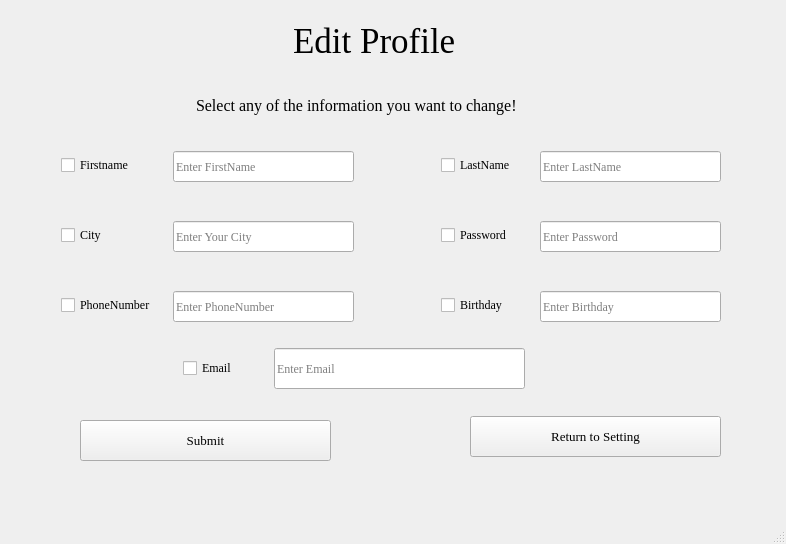
<?xml version="1.0" encoding="UTF-8"?>
<ui version="4.0">
 <class>MainWindow</class>
 <widget class="QMainWindow" name="MainWindow">
  <property name="geometry">
   <rect>
    <x>0</x>
    <y>0</y>
    <width>786</width>
    <height>544</height>
   </rect>
  </property>
  <property name="windowTitle">
   <string>MainWindow</string>
  </property>
  <widget class="QWidget" name="centralwidget">
   <widget class="QLabel" name="edit_profile_label">
    <property name="geometry">
     <rect>
      <x>293</x>
      <y>20</y>
      <width>201</width>
      <height>41</height>
     </rect>
    </property>
    <property name="font">
     <font>
      <family>Times New Roman</family>
      <pointsize>26</pointsize>
     </font>
    </property>
    <property name="text">
     <string>Edit Profile</string>
    </property>
   </widget>
   <widget class="QLineEdit" name="firstname">
    <property name="geometry">
     <rect>
      <x>173</x>
      <y>151</y>
      <width>181</width>
      <height>31</height>
     </rect>
    </property>
    <property name="font">
     <font>
      <family>Times New Roman</family>
      <pointsize>9</pointsize>
     </font>
    </property>
    <property name="placeholderText">
     <string>Enter FirstName</string>
    </property>
   </widget>
   <widget class="QLineEdit" name="lastname">
    <property name="geometry">
     <rect>
      <x>540</x>
      <y>151</y>
      <width>181</width>
      <height>31</height>
     </rect>
    </property>
    <property name="font">
     <font>
      <family>Times New Roman</family>
      <pointsize>9</pointsize>
     </font>
    </property>
    <property name="placeholderText">
     <string>Enter LastName</string>
    </property>
   </widget>
   <widget class="QLineEdit" name="city">
    <property name="geometry">
     <rect>
      <x>173</x>
      <y>221</y>
      <width>181</width>
      <height>31</height>
     </rect>
    </property>
    <property name="font">
     <font>
      <family>Times New Roman</family>
      <pointsize>9</pointsize>
     </font>
    </property>
    <property name="placeholderText">
     <string>Enter Your City</string>
    </property>
   </widget>
   <widget class="QLineEdit" name="email">
    <property name="geometry">
     <rect>
      <x>274</x>
      <y>348</y>
      <width>251</width>
      <height>41</height>
     </rect>
    </property>
    <property name="font">
     <font>
      <family>Times New Roman</family>
      <pointsize>9</pointsize>
     </font>
    </property>
    <property name="placeholderText">
     <string>Enter Email</string>
    </property>
   </widget>
   <widget class="QLineEdit" name="phonenumber">
    <property name="geometry">
     <rect>
      <x>173</x>
      <y>291</y>
      <width>181</width>
      <height>31</height>
     </rect>
    </property>
    <property name="font">
     <font>
      <family>Times New Roman</family>
      <pointsize>9</pointsize>
     </font>
    </property>
    <property name="placeholderText">
     <string>Enter PhoneNumber</string>
    </property>
   </widget>
   <widget class="QLineEdit" name="birthday">
    <property name="geometry">
     <rect>
      <x>540</x>
      <y>291</y>
      <width>181</width>
      <height>31</height>
     </rect>
    </property>
    <property name="font">
     <font>
      <family>Times New Roman</family>
      <pointsize>9</pointsize>
     </font>
    </property>
    <property name="placeholderText">
     <string>Enter Birthday</string>
    </property>
   </widget>
   <widget class="QLineEdit" name="password">
    <property name="geometry">
     <rect>
      <x>540</x>
      <y>221</y>
      <width>181</width>
      <height>31</height>
     </rect>
    </property>
    <property name="font">
     <font>
      <family>Times New Roman</family>
      <pointsize>9</pointsize>
     </font>
    </property>
    <property name="placeholderText">
     <string>Enter Password</string>
    </property>
   </widget>
   <widget class="QPushButton" name="submit_btn">
    <property name="geometry">
     <rect>
      <x>80</x>
      <y>420</y>
      <width>251</width>
      <height>41</height>
     </rect>
    </property>
    <property name="font">
     <font>
      <family>Times New Roman</family>
      <pointsize>10</pointsize>
     </font>
    </property>
    <property name="text">
     <string>Submit</string>
    </property>
   </widget>
   <widget class="QCheckBox" name="fanme_checkbox">
    <property name="geometry">
     <rect>
      <x>61</x>
      <y>154</y>
      <width>91</width>
      <height>22</height>
     </rect>
    </property>
    <property name="font">
     <font>
      <family>Times New Roman</family>
      <pointsize>9</pointsize>
     </font>
    </property>
    <property name="text">
     <string>Firstname</string>
    </property>
   </widget>
   <widget class="QLabel" name="info_label">
    <property name="geometry">
     <rect>
      <x>196</x>
      <y>90</y>
      <width>391</width>
      <height>31</height>
     </rect>
    </property>
    <property name="font">
     <font>
      <family>Times New Roman</family>
      <pointsize>12</pointsize>
     </font>
    </property>
    <property name="text">
     <string>Select any of the information you want to change!</string>
    </property>
   </widget>
   <widget class="QCheckBox" name="lastname_checkbox">
    <property name="geometry">
     <rect>
      <x>441</x>
      <y>154</y>
      <width>91</width>
      <height>22</height>
     </rect>
    </property>
    <property name="font">
     <font>
      <family>Times New Roman</family>
      <pointsize>9</pointsize>
     </font>
    </property>
    <property name="text">
     <string>LastName</string>
    </property>
   </widget>
   <widget class="QCheckBox" name="city_checkbox">
    <property name="geometry">
     <rect>
      <x>61</x>
      <y>224</y>
      <width>91</width>
      <height>22</height>
     </rect>
    </property>
    <property name="font">
     <font>
      <family>Times New Roman</family>
      <pointsize>9</pointsize>
     </font>
    </property>
    <property name="text">
     <string>City</string>
    </property>
   </widget>
   <widget class="QCheckBox" name="password_checkbox">
    <property name="geometry">
     <rect>
      <x>441</x>
      <y>224</y>
      <width>91</width>
      <height>22</height>
     </rect>
    </property>
    <property name="font">
     <font>
      <family>Times New Roman</family>
      <pointsize>9</pointsize>
     </font>
    </property>
    <property name="text">
     <string>Password</string>
    </property>
   </widget>
   <widget class="QCheckBox" name="birthday_checkbox">
    <property name="geometry">
     <rect>
      <x>441</x>
      <y>294</y>
      <width>91</width>
      <height>22</height>
     </rect>
    </property>
    <property name="font">
     <font>
      <family>Times New Roman</family>
      <pointsize>9</pointsize>
     </font>
    </property>
    <property name="text">
     <string>Birthday</string>
    </property>
   </widget>
   <widget class="QCheckBox" name="phonenumber_checkbox">
    <property name="geometry">
     <rect>
      <x>61</x>
      <y>294</y>
      <width>121</width>
      <height>22</height>
     </rect>
    </property>
    <property name="font">
     <font>
      <family>Times New Roman</family>
      <pointsize>9</pointsize>
     </font>
    </property>
    <property name="text">
     <string>PhoneNumber</string>
    </property>
   </widget>
   <widget class="QCheckBox" name="email_checkbox">
    <property name="geometry">
     <rect>
      <x>183</x>
      <y>357</y>
      <width>91</width>
      <height>22</height>
     </rect>
    </property>
    <property name="font">
     <font>
      <family>Times New Roman</family>
      <pointsize>9</pointsize>
     </font>
    </property>
    <property name="text">
     <string>Email</string>
    </property>
   </widget>
   <widget class="QPushButton" name="return_btn_editform">
    <property name="geometry">
     <rect>
      <x>470</x>
      <y>416</y>
      <width>251</width>
      <height>41</height>
     </rect>
    </property>
    <property name="font">
     <font>
      <family>Times New Roman</family>
      <pointsize>10</pointsize>
     </font>
    </property>
    <property name="text">
     <string>Return to Setting</string>
    </property>
   </widget>
  </widget>
  <widget class="QMenuBar" name="menubar">
   <property name="geometry">
    <rect>
     <x>0</x>
     <y>0</y>
     <width>786</width>
     <height>25</height>
    </rect>
   </property>
  </widget>
  <widget class="QStatusBar" name="statusbar"/>
 </widget>
 <resources/>
 <connections/>
</ui>
